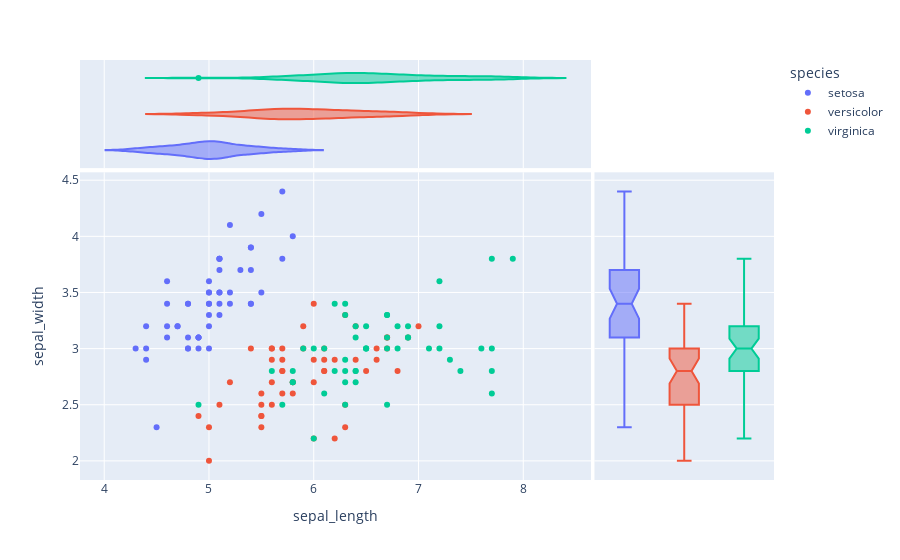

The notebook cell saved with this chart:
### Markdown cell above
## SCATTER PLOT

### Code cell
fig=px.scatter(df,x='sepal_length',y='sepal_width',color='species',marginal_x='violin',marginal_y='box')
fig.show()

### Figure 1 — Plotly figure (JSON) as saved in the notebook; plotly's stock layout.template omitted (floating-point values rounded to 4 significant figures)
{"data": [{"hovertemplate": "species=setosa<br>sepal_length=%{x}<br>sepal_width=%{y}<extra></extra>", "legendgroup": "setosa", "marker": {"color": "#636efa", "symbol": "circle"}, "mode": "markers", "name": "setosa", "orientation": "v", "showlegend": true, "type": "scatter", "x": [5.1, 4.9, 4.7, 4.6, 5, 5.4, 4.6, 5, 4.4, 4.9, 5.4, 4.8, 4.8, 4.3, 5.8, 5.7, 5.4, 5.1, 5.7, 5.1, 5.4, 5.1, 4.6, 5.1, 4.8, 5, 5, 5.2, 5.2, 4.7, 4.8, 5.4, 5.2, 5.5, 4.9, 5, 5.5, 4.9, 4.4, 5.1, 5, 4.5, 4.4, 5, 5.1, 4.8, 5.1, 4.6, 5.3, 5], "xaxis": "x", "y": [3.5, 3, 3.2, 3.1, 3.6, 3.9, 3.4, 3.4, 2.9, 3.1, 3.7, 3.4, 3, 3, 4, 4.4, 3.9, 3.5, 3.8, 3.8, 3.4, 3.7, 3.6, 3.3, 3.4, 3, 3.4, 3.5, 3.4, 3.2, 3.1, 3.4, 4.1, 4.2, 3.1, 3.2, 3.5, 3.1, 3, 3.4, 3.5, 2.3, 3.2, 3.5, 3.8, 3, 3.8, 3.2, 3.7, 3.3], "yaxis": "y"}, {"alignmentgroup": "True", "hovertemplate": "species=setosa<br>sepal_length=%{x}<extra></extra>", "legendgroup": "setosa", "marker": {"color": "#636efa", "symbol": "circle"}, "name": "setosa", "offsetgroup": "setosa", "scalegroup": "x", "showlegend": false, "type": "violin", "x": [5.1, 4.9, 4.7, 4.6, 5, 5.4, 4.6, 5, 4.4, 4.9, 5.4, 4.8, 4.8, 4.3, 5.8, 5.7, 5.4, 5.1, 5.7, 5.1, 5.4, 5.1, 4.6, 5.1, 4.8, 5, 5, 5.2, 5.2, 4.7, 4.8, 5.4, 5.2, 5.5, 4.9, 5, 5.5, 4.9, 4.4, 5.1, 5, 4.5, 4.4, 5, 5.1, 4.8, 5.1, 4.6, 5.3, 5], "xaxis": "x3", "yaxis": "y3"}, {"alignmentgroup": "True", "hovertemplate": "species=setosa<br>sepal_width=%{y}<extra></extra>", "legendgroup": "setosa", "marker": {"color": "#636efa", "symbol": "circle"}, "name": "setosa", "notched": true, "offsetgroup": "setosa", "showlegend": false, "type": "box", "xaxis": "x2", "y": [3.5, 3, 3.2, 3.1, 3.6, 3.9, 3.4, 3.4, 2.9, 3.1, 3.7, 3.4, 3, 3, 4, 4.4, 3.9, 3.5, 3.8, 3.8, 3.4, 3.7, 3.6, 3.3, 3.4, 3, 3.4, 3.5, 3.4, 3.2, 3.1, 3.4, 4.1, 4.2, 3.1, 3.2, 3.5, 3.1, 3, 3.4, 3.5, 2.3, 3.2, 3.5, 3.8, 3, 3.8, 3.2, 3.7, 3.3], "yaxis": "y2"}, {"hovertemplate": "species=versicolor<br>sepal_length=%{x}<br>sepal_width=%{y}<extra></extra>", "legendgroup": "versicolor", "marker": {"color": "#EF553B", "symbol": "circle"}, "mode": "markers", "name": "versicolor", "orientation": "v", "showlegend": true, "type": "scatter", "x": [7, 6.4, 6.9, 5.5, 6.5, 5.7, 6.3, 4.9, 6.6, 5.2, 5, 5.9, 6, 6.1, 5.6, 6.7, 5.6, 5.8, 6.2, 5.6, 5.9, 6.1, 6.3, 6.1, 6.4, 6.6, 6.8, 6.7, 6, 5.7, 5.5, 5.5, 5.8, 6, 5.4, 6, 6.7, 6.3, 5.6, 5.5, 5.5, 6.1, 5.8, 5, 5.6, 5.7, 5.7, 6.2, 5.1, 5.7], "xaxis": "x", "y": [3.2, 3.2, 3.1, 2.3, 2.8, 2.8, 3.3, 2.4, 2.9, 2.7, 2, 3, 2.2, 2.9, 2.9, 3.1, 3, 2.7, 2.2, 2.5, 3.2, 2.8, 2.5, 2.8, 2.9, 3, 2.8, 3, 2.9, 2.6, 2.4, 2.4, 2.7, 2.7, 3, 3.4, 3.1, 2.3, 3, 2.5, 2.6, 3, 2.6, 2.3, 2.7, 3, 2.9, 2.9, 2.5, 2.8], "yaxis": "y"}, {"alignmentgroup": "True", "hovertemplate": "species=versicolor<br>sepal_length=%{x}<extra></extra>", "legendgroup": "versicolor", "marker": {"color": "#EF553B", "symbol": "circle"}, "name": "versicolor", "offsetgroup": "versicolor", "scalegroup": "x", "showlegend": false, "type": "violin", "x": [7, 6.4, 6.9, 5.5, 6.5, 5.7, 6.3, 4.9, 6.6, 5.2, 5, 5.9, 6, 6.1, 5.6, 6.7, 5.6, 5.8, 6.2, 5.6, 5.9, 6.1, 6.3, 6.1, 6.4, 6.6, 6.8, 6.7, 6, 5.7, 5.5, 5.5, 5.8, 6, 5.4, 6, 6.7, 6.3, 5.6, 5.5, 5.5, 6.1, 5.8, 5, 5.6, 5.7, 5.7, 6.2, 5.1, 5.7], "xaxis": "x3", "yaxis": "y3"}, {"alignmentgroup": "True", "hovertemplate": "species=versicolor<br>sepal_width=%{y}<extra></extra>", "legendgroup": "versicolor", "marker": {"color": "#EF553B", "symbol": "circle"}, "name": "versicolor", "notched": true, "offsetgroup": "versicolor", "showlegend": false, "type": "box", "xaxis": "x2", "y": [3.2, 3.2, 3.1, 2.3, 2.8, 2.8, 3.3, 2.4, 2.9, 2.7, 2, 3, 2.2, 2.9, 2.9, 3.1, 3, 2.7, 2.2, 2.5, 3.2, 2.8, 2.5, 2.8, 2.9, 3, 2.8, 3, 2.9, 2.6, 2.4, 2.4, 2.7, 2.7, 3, 3.4, 3.1, 2.3, 3, 2.5, 2.6, 3, 2.6, 2.3, 2.7, 3, 2.9, 2.9, 2.5, 2.8], "yaxis": "y2"}, {"hovertemplate": "species=virginica<br>sepal_length=%{x}<br>sepal_width=%{y}<extra></extra>", "legendgroup": "virginica", "marker": {"color": "#00cc96", "symbol": "circle"}, "mode": "markers", "name": "virginica", "orientation": "v", "showlegend": true, "type": "scatter", "x": [6.3, 5.8, 7.1, 6.3, 6.5, 7.6, 4.9, 7.3, 6.7, 7.2, 6.5, 6.4, 6.8, 5.7, 5.8, 6.4, 6.5, 7.7, 7.7, 6, 6.9, 5.6, 7.7, 6.3, 6.7, 7.2, 6.2, 6.1, 6.4, 7.2, 7.4, 7.9, 6.4, 6.3, 6.1, 7.7, 6.3, 6.4, 6, 6.9, 6.7, 6.9, 5.8, 6.8, 6.7, 6.7, 6.3, 6.5, 6.2, 5.9], "xaxis": "x", "y": [3.3, 2.7, 3, 2.9, 3, 3, 2.5, 2.9, 2.5, 3.6, 3.2, 2.7, 3, 2.5, 2.8, 3.2, 3, 3.8, 2.6, 2.2, 3.2, 2.8, 2.8, 2.7, 3.3, 3.2, 2.8, 3, 2.8, 3, 2.8, 3.8, 2.8, 2.8, 2.6, 3, 3.4, 3.1, 3, 3.1, 3.1, 3.1, 2.7, 3.2, 3.3, 3, 2.5, 3, 3.4, 3], "yaxis": "y"}, {"alignmentgroup": "True", "hovertemplate": "species=virginica<br>sepal_length=%{x}<extra></extra>", "legendgroup": "virginica", "marker": {"color": "#00cc96", "symbol": "circle"}, "name": "virginica", "offsetgroup": "virginica", "scalegroup": "x", "showlegend": false, "type": "violin", "x": [6.3, 5.8, 7.1, 6.3, 6.5, 7.6, 4.9, 7.3, 6.7, 7.2, 6.5, 6.4, 6.8, 5.7, 5.8, 6.4, 6.5, 7.7, 7.7, 6, 6.9, 5.6, 7.7, 6.3, 6.7, 7.2, 6.2, 6.1, 6.4, 7.2, 7.4, 7.9, 6.4, 6.3, 6.1, 7.7, 6.3, 6.4, 6, 6.9, 6.7, 6.9, 5.8, 6.8, 6.7, 6.7, 6.3, 6.5, 6.2, 5.9], "xaxis": "x3", "yaxis": "y3"}, {"alignmentgroup": "True", "hovertemplate": "species=virginica<br>sepal_width=%{y}<extra></extra>", "legendgroup": "virginica", "marker": {"color": "#00cc96", "symbol": "circle"}, "name": "virginica", "notched": true, "offsetgroup": "virginica", "showlegend": false, "type": "box", "xaxis": "x2", "y": [3.3, 2.7, 3, 2.9, 3, 3, 2.5, 2.9, 2.5, 3.6, 3.2, 2.7, 3, 2.5, 2.8, 3.2, 3, 3.8, 2.6, 2.2, 3.2, 2.8, 2.8, 2.7, 3.3, 3.2, 2.8, 3, 2.8, 3, 2.8, 3.8, 2.8, 2.8, 2.6, 3, 3.4, 3.1, 3, 3.1, 3.1, 3.1, 2.7, 3.2, 3.3, 3, 2.5, 3, 3.4, 3], "yaxis": "y2"}], "layout": {"autosize": true, "legend": {"title": {"text": "species"}, "tracegroupgap": 0}, "margin": {"t": 60}, "xaxis": {"anchor": "y", "autorange": true, "domain": [0, 0.7363], "range": [3.769, 8.646], "title": {"text": "sepal_length"}, "type": "linear"}, "xaxis2": {"anchor": "y2", "autorange": true, "domain": [0.7413, 1], "matches": "x2", "range": [-0.5, 2.5], "showgrid": false, "showline": false, "showticklabels": false, "ticks": "", "type": "category"}, "xaxis3": {"anchor": "y3", "autorange": true, "domain": [0, 0.7363], "matches": "x", "range": [3.769, 8.646], "showgrid": true, "showticklabels": false, "type": "linear"}, "xaxis4": {"anchor": "y4", "domain": [0.7413, 1], "matches": "x2", "showgrid": false, "showline": false, "showticklabels": false, "ticks": ""}, "yaxis": {"anchor": "x", "autorange": true, "domain": [0, 0.7326], "range": [1.794, 4.606], "title": {"text": "sepal_width"}, "type": "linear"}, "yaxis2": {"anchor": "x2", "autorange": true, "domain": [0, 0.7326], "matches": "y", "range": [1.794, 4.606], "showgrid": true, "showticklabels": false, "type": "linear"}, "yaxis3": {"anchor": "x3", "autorange": true, "domain": [0.7426, 1], "matches": "y3", "range": [-0.5, 2.5], "showgrid": false, "showline": false, "showticklabels": false, "ticks": "", "type": "category"}, "yaxis4": {"anchor": "x4", "domain": [0.7426, 1], "matches": "y3", "showgrid": true, "showline": false, "showticklabels": false, "ticks": ""}}}
